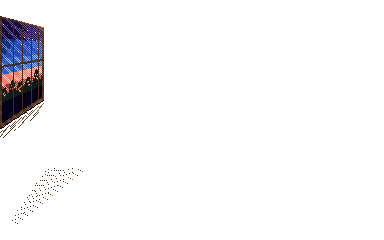
#> input picture room_design_layers/objects/bg__001_教室の窓.png, 384 x 240 px, given in place of sign_design_s.png, which was not available
$ python make_room_m.py
#> lines starting #> are read from the running program, lines starting #| are printed output that depends on the picture; pictures that were not available may be replaced by others from this repository, and a replacement may not be noted
# -*- coding: utf-8 -*-
"""スマホ(縦画面)用の TOP の部屋 room_m.png を組み立てる。

方針:
 ・PC版の部屋(room.png)で描いた家具や小物は、プロップ単位の切り出し
   (room_layers/objects/*.png・陰影込み)をそのまま等倍で使う。絵の質を落とさない
 ・縦画面に合わせて「奥壁を正面から見る」構図に組み替える。
   上から: ガーランド / ギャラリー+楕円窓 / 時計・Spookの額・本棚(絵本・本・鉢植え) /
   看板(戸口のすぐ上) / デザイン室・編集室の戸口+カウンター(COMPANYモニタ) /
   床(ジュークボックス・ポスト・二人)
 ・壁と床はこのスクリプトで同じパレットで描き直す(縦横比が違うので流用できない)
 ・置き場所は DEFAULT にあり、配置ツール(layout.html)が保存した layout.json の
   "mobile" があればそれで上書きする(GitHub 上でも同じように動く)
 ・切り出した部品は props_m/ に保存する。room_layers が無い環境(GitHub)では
   props_m/ から読む。配置ツールも props_m/ の絵を使う
 ・置いた物は全部 PLACED に登録し、重なりを報告する。既定の配置で意図しない
   重なりがあればビルドを失敗させる(池本さんが置いた配置は警告だけ)
 出力: room_m.png / room_m_bare.png / garland_m.png / winbars_m.png / globe_spin_m.png
       / props_m/*.png / room_m.json
"""
import glob
import hashlib
import io
import json
import math
import os
import re
import sys

from PIL import Image, ImageDraw

WEB = os.path.dirname(os.path.abspath(__file__))
OBJ = os.path.join(WEB, "room_layers", "objects")
PROPS = os.path.join(WEB, "props_m")
HAVE_LAYERS = os.path.isdir(OBJ) and not os.environ.get("PATTI_NO_LAYERS")   # 検証用: GitHub と同じ条件で回す
LAYOUT_PATH = os.environ.get("PATTI_LAYOUT") or os.path.join(WEB, "layout.json")
W, H = 216, 480

P = {
 'ink':  (4, 2, 26),
 'n0': (0, 1, 43),  'n1': (0, 1, 57),  'n2': (1, 32, 68),  'n3': (2, 39, 74),  'n4': (10, 53, 96),
 'q0': (22, 9, 58), 'q1': (40, 11, 76), 'q2': (52, 16, 89), 'q3': (74, 21, 78), 'q4': (81, 35, 80),
 'q5': (110, 45, 107),
 'm0': (128, 36, 93), 'm1': (171, 37, 95), 'm2': (216, 65, 106), 'm3': (240, 106, 148), 'm4': (255, 159, 190),
 'r0': (92, 10, 44),  'r1': (152, 13, 57),
 'cor2': (253, 176, 140),
 'y1': (252, 200, 0), 'y2': (255, 227, 138),
 'b1': (36, 73, 185),
 'o0': (196, 106, 32), 'o1': (247, 152, 54), 'o2': (255, 214, 140),
}


def C(c):
    return P[c] + (255,)


class Canvas(object):
    """ドット絵を描く先。部屋そのものにも、部品(戸口+看板)にも使う。"""

    def __init__(self, img):
        self.im = img
        self.d = ImageDraw.Draw(img)
        self.w, self.h = img.size
#> self.w = 216; self.h = 480

    def R(self, x, y, w, h, c):
        if w <= 0 or h <= 0:
            return
        self.d.rectangle([x, y, x + w - 1, y + h - 1], fill=C(c))

    def PXL(self, x, y, c):
        if 0 <= x < self.w and 0 <= y < self.h:
            self.d.point((x, y), fill=C(c))

    def DI(self, x, y, w, h, a, b, ph=0):
        for yy in range(y, y + h):
            for xx in range(x, x + w):
                self.PXL(xx, yy, a if (xx + yy + ph) % 2 == 0 else b)


room = Canvas(Image.new("RGBA", (W, H), (0, 0, 0, 255)))
R, PXL, DI = room.R, room.PXL, room.DI
im = room.im
PLACED = []                      # (名前, x, y, w, h) — 重なり検査用


# ═══════════ 部品の読み込み(room_layers から切り出す / 無ければ props_m から) ═══════════
def _cut(prefix):
    """部品を名前で探す(例 "props__*_ペン立て")。番号は部屋の物を足し引きするとずれるので使わない。"""
    fs = glob.glob(os.path.join(OBJ, prefix + ".png"))
    assert len(fs) == 1, prefix + " が1つに決まらない: %r" % fs
    s = Image.open(fs[0]).convert("RGBA")
    return s.crop(s.getchannel("A").getbbox())


def part(pid, prefix, fix=None):
    """部品を返す。room_layers があれば切り出して props_m/ に保存、無ければ props_m/ を読む。"""
    path = os.path.join(PROPS, pid + ".png")
    if HAVE_LAYERS:
        s = _cut(prefix)
        if fix:
            s = fix(s)
        os.makedirs(PROPS, exist_ok=True)
        s.save(path)
        return s
    if not os.path.exists(path):
        sys.exit("部品がありません: " + path + " (room_layers のある PC で一度ビルドしてください)")
    return Image.open(path).convert("RGBA")


def save_unit(pid, img):
    os.makedirs(PROPS, exist_ok=True)
    img.save(os.path.join(PROPS, pid + ".png"))


# [5 lines left out: function put, not called in this run]


def mark(name, x, y, w, h):
    PLACED.append((name, x, y, w, h))
    return (x, y, w, h)


# ═══════════ 置き場所(既定)。配置ツールの layout.json "mobile" で上書きできる ═══════════
DEFAULT = {
    'gallery': (8, 24),   'window': (116, 24), 'clock': (6, 88),    'spook': (42, 190),
    'shelf': (90, 98),    'doorL': (0, 129),   'doorR': (170, 129),
    'counter': (42, 200), 'globe': (185, 98),  'monitor': (63, 158), 'keyboard': (100, 201),
    'pen': (165, 185),    'jukebox': (0, 213), 'post': (176, 216),
    'mayu': (60, 230),    'patti': (126, 240),
}
SCALE = {'mayu': 0.75, 'patti': 0.75}
WALK = 10                                            # パッチは置いた所から右へこれだけ歩く
MAYU_W, MAYU_H, PATTI_W, PATTI_H = 76, 58, 36, 48    # 二人のコマの大きさ(等倍)
NAMES = {
    'gallery': 'ギャラリーのかべ', 'window': 'まど', 'clock': 'かけ時計', 'spook': 'AIの映写機（カウンターの上。上でホログラムが回ります）',
    'shelf': '本棚（絵本・本・鉢植え）', 'doorL': 'デザイン室の戸口（横にだけ動きます）',
    'doorR': '編集室の戸口（横にだけ動きます）', 'counter': 'カウンター', 'globe': '地球儀',
    'monitor': 'COMPANYのパソコン', 'keyboard': 'キーボード', 'pen': 'ペン立て',
    'jukebox': 'ジュークボックス', 'post': 'ポスト', 'mayu': 'マユちゃん',
    'patti': 'パッチ（ここから右へ%dドット歩きます）' % WALK,
}
ORDER = ['gallery', 'window', 'clock', 'spook', 'shelf', 'doorL', 'doorR', 'counter', 'globe',
         'monitor', 'keyboard', 'pen', 'jukebox', 'post', 'mayu', 'patti']
LOCK_Y = {'doorL', 'doorR'}                          # 戸口は床に立つので縦には動かさない

POS = dict(DEFAULT)
SCALE0 = dict(SCALE)


def _read_items(path, key):
    """配置の配列を読む。無ければ None。壊れていても落とさない。"""
#> called with path = 'layout.json', key = 'mobile'
    try:
        v = json.load(io.open(path, encoding="utf-8")).get(key)
#> (reads layout.json from the repository)
    except Exception:
        return None
    if v is not None and not isinstance(v, list):
        print('注意: %s の "%s" が配列ではないので無視します' % (os.path.basename(path), key))
        return None
    return v


# 置き場所の出どころ: layout.json の "mobile" → 無ければ前回の room_m.json(いま公開されている配置のまま)
# → それも無ければ DEFAULT。PATTI_DEFAULT=1 なら必ず DEFAULT(検証用)
_lay, SRC = None, "既定"
if not os.environ.get("PATTI_DEFAULT"):
    _lay = _read_items(LAYOUT_PATH, "mobile")
    SRC = 'layout.json の "mobile"'
    if _lay is None:
        _lay = _read_items(os.path.join(WEB, "room_m.json"), "tool")
        SRC = "前回の room_m.json(いまの配置のまま)"
if _lay:
    for o in _lay:
        try:                                      # 全部そろって読めた項目だけ採用する
            k = o.get("id")
            if k not in POS:
                continue
            x, y = int(round(float(o["x"]))), int(round(float(o["y"])))
            s_ = None
            if k in SCALE and o.get("s") is not None:
                s_ = max(0.4, min(1.6, float(o["s"])))
        except (AttributeError, KeyError, TypeError, ValueError) as e:
            print("注意: 配置の項目 %r が読めないので既定の位置にします (%s)" % (o, e))
            continue
        if k in LOCK_Y:
            y = DEFAULT[k][1]
        POS[k] = (x, y)
        if s_ is not None:
            SCALE[k] = s_
    print("%s を使う(%d 件)" % (SRC, len(_lay)))
CUSTOM = (POS != DEFAULT) or (SCALE != SCALE0)   # 池本さんの配置かどうか(重なりは警告だけにする)


# ═══════════ 壁と床(PC版と同じパレット・同じ作法) ═══════════
WALL0, WALL1 = 10, 214                              # 奥壁の範囲(下端で床と見切る)
R(0, 0, W, H, 'n2')
# 天井
R(0, 0, W, 8, 'ink')
R(0, 5, W, 1, 'q1')
R(0, 8, W, 2, 'q0')
for x in range(4, W, 24):
    PXL(x, 3, 'r1'); PXL(x + 1, 3, 'r1')
# 奥壁: 上が明るく、下へ多段で落ちる
R(0, WALL0, W, 30, 'n3')
DI(0, 26, W, 6, 'n4', 'n3', 1)
DI(0, 40, W, 12, 'n3', 'n2')
R(0, 52, W, 84, 'n2')
DI(0, 136, W, 12, 'n2', 'n1')
R(0, 148, W, WALL1 - 148, 'n1')
DI(0, 200, W, WALL1 - 200, 'n1', 'n0')
R(0, WALL1, W, 4, 'ink')                             # 壁と床の見切り
R(0, WALL1 + 4, W, 2, 'q0')

# 床: 手前ほど広がる板。継ぎ目はマゼンタに光る(PC版と同じ流儀)
FL0 = WALL1 + 6
R(0, FL0, W, H - FL0, 'q1')
R(0, FL0, W, 3, 'q0')
SEAMS = [232, 248, 266, 286, 308, 332, 358, 386, 416, 448]
for i, y in enumerate(SEAMS):
    R(0, y, W, 1, 'm0')
    for x in range(0, W, 16):
        PXL(x + (i * 5) % 16, y + 1, 'm1')
VPX, VPY = W / 2.0, 140.0                            # 消失点(奥壁の中ほど)
for k in range(-4, 5):                               # 縦の継ぎ目は消失点へ向かう
    xb = VPX + k * 44
    for yy in range(FL0, H):
        t = (yy - VPY) / (H - VPY)
        xx = int(VPX + (xb - VPX) * t + 0.5)
        if 0 <= xx < W and yy not in SEAMS:
            PXL(xx, yy, 'q0')
for bi in range(len(SEAMS) - 1):                     # 板ごとのトーン差
    if bi % 2 == 0:
        for yy in range(SEAMS[bi] + 2, SEAMS[bi + 1] - 2):
            for xx in range(W):
                if (xx + yy + bi) % 6 == 0:
                    PXL(xx, yy, 'q2')
for x, y in [(30, 240), (150, 256), (90, 276), (180, 296), (60, 318), (140, 344), (40, 372), (170, 402), (100, 434)]:
    R(x, y, 3, 1, 'q0')
for sx in range(24, W - 16, 24):
    PXL(sx, 244, 'm1'); PXL(sx + 12, 262, 'm0')
DI(0, 462, W, 8, 'q1', 'q0')
DI(0, 470, W, 10, 'q0', 'ink')

# 配置ツール用: 何も置いていない部屋
BARE = im.copy()
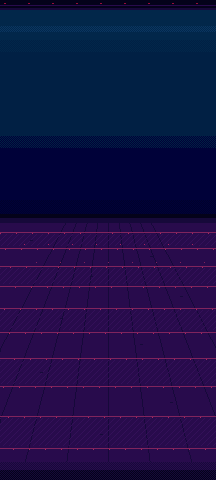
#> BARE: PIL image 216x480 RGBA; mean R, G, B, A 23.8, 16.2, 69.6, 255


# ═══════════ 戸口+看板(1つの部品として描く。看板は戸口のすぐ上、まぐさに直に乗る) ═══════════
SIGN_W, SIGN_H = 45, 16
DOOR_W, DOOR_H = 30, 62
DOOR_DX = 7                                          # 部品の左端から戸口の開口まで
DOOR_DY = SIGN_H + 4                                 # 看板の下 = まぐさ(2px)+枠(2px)
UNIT_H = DOOR_DY + DOOR_H + 3                        # 敷居とインク線まで


def door_unit(warm, textfile):
    u = Canvas(Image.new("RGBA", (SIGN_W, UNIT_H), (0, 0, 0, 0)))
#> in __init__ (call 2), `self.im = img`: self.im: PIL image 45x85 RGBA; every value is 0
    x, y, w, h = DOOR_DX, DOOR_DY, DOOR_W, DOOR_H
    u.R(x - 2, y - 2, w + 4, h + 3, 'q3')            # 枠
    u.R(x - 2, y - 2, w + 4, 1, 'q4')
    u.R(x - 2, y - 2, 1, h + 3, 'q5')
    u.R(x, y, w, h, 'ink')                           # 開口
    a, b, c = ('r0', 'o0', 'o1') if warm else ('m0', 'm2', 'm3')
    u.DI(x + 1, y + 1, w - 2, h // 3, 'q0', a)       # 奥は暗い
    u.DI(x + 1, y + 1 + h // 3, w - 2, h // 3, a, b)  # 中ほどから明るい
    u.DI(x + 1, y + 1 + 2 * (h // 3), w - 2, h - 2 * (h // 3) - 1, b, c)
    u.R(x + 1, y + h - 5, w - 2, 4, c)               # 足元は光でいっぱい
    for yy in range(y + 1 + h // 3, y + h - 5):      # 奥の廊下の明かりが縦に差す
        if (yy - y) % 2 == 0:
            u.PXL(x + w // 2, yy, c); u.PXL(x + w // 2 - 1, yy, c)
    u.R(x - 2, y - 4, w + 4, 2, 'q4')                # まぐさ(上枠)
    u.R(x - 2, y - 4, w + 4, 1, 'q5')
    u.R(x, y + h, w, 2, 'q3')                        # 敷居
    u.R(x, y + h + 2, w, 1, 'ink')
    # 看板(札)。戸口(枠込み)の中心に合わせる: 枠 x-2..x+w+2 の中心 = 22, 札の中心 = 22.5
    u.R(0, 0, SIGN_W, SIGN_H, 'q0')
    u.R(0, 0, SIGN_W, 1, 'q4'); u.R(0, 0, 1, SIGN_H, 'q4')
    u.R(0, SIGN_H - 1, SIGN_W, 1, 'ink'); u.R(SIGN_W - 1, 0, 1, SIGN_H, 'ink')
    t = Image.open(os.path.join(WEB, textfile)).convert("RGBA")
#> t is the input picture: PIL image 384x240 RGBA; mean R, G, B, A 62.6, 51.8, 43.4, 12.1
    u.im.alpha_composite(t, ((SIGN_W - t.size[0]) // 2, (SIGN_H - t.size[1]) // 2))
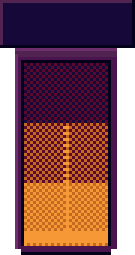
#> u.im: PIL image 45x85 RGBA (shown 3 times larger); mean R, G, B, A 79.5, 36.4, 42, 203.9; transparent parts drawn white
    return u.im


HOT = {}
DOOR_Y = DEFAULT['doorL'][1] + DOOR_DY               # = 149。敷居の下端が壁と床の見切りに乗る
assert DOOR_Y + DOOR_H + 3 == WALL1, "戸口の足元が見切りに乗っていない"
SIGN = {}
DOOR_UNITS = {}
for key, warm, tf in (('doorL', True, "sign_design_s.png"), ('doorR', False, "sign_hensyu_s.png")):
    DOOR_UNITS[key] = door_unit(warm, tf)
    save_unit(key, DOOR_UNITS[key])
#> pass 2 of the loop `for key, warm, tf in (('doorL', True, "sign_design_s.png"), ('doorR', ..`:
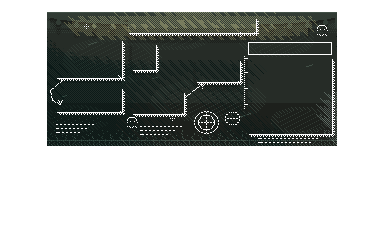
#> input picture room_design_layers/objects/bg__001_黒板.png, 384 x 240 px, given in place of sign_hensyu_s.png, which was not available
#> in door_unit, t is the input picture: PIL image 384x240 RGBA; mean R, G, B, A 37.3, 28.6, 54.6, 102.3
#> in door_unit (call 2), `u.im.alpha_composite(t, ((SIGN_W - t.size[0]) // 2, (SIGN_H - t.size[1..`:
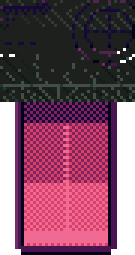
#> u.im: PIL image 45x85 RGBA (shown 3 times larger); mean R, G, B, A 83.2, 38.4, 59.3, 216.5; transparent parts drawn white

# ═══════════ 部品(PC版の切り出しを等倍で) ═══════════
if not HAVE_LAYERS:                                  # 足りない部品は最初に全部並べて止める
    _need = ['gallery', 'window', 'clock', 'spook', 'globe', 'monitor', 'keyboard', 'pen', 'jukebox', 'post',
             'shelf_raw', 'books', 'ehon', 'plant', 'counter_raw']
    _miss = [p for p in _need if not os.path.exists(os.path.join(PROPS, p + ".png"))]
    if _miss:
        sys.exit("部品がありません: props_m/{%s}.png (room_layers のある PC で一度ビルドしてコミットしてください)"
                 % ",".join(_miss))
# ガーランド(3コマ)。room には1コマ目、動くぶんは garland_m.png へ
g = Image.open(os.path.join(WEB, "garland.png")).convert("RGBA")
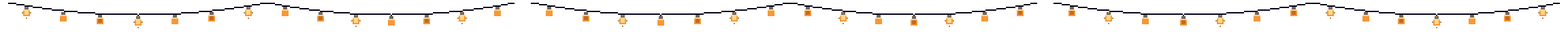
#> input picture garland.png, 1152 x 26 px (shown 2 times larger)
#> g is the input picture: PIL image 1152x26 RGBA; mean R, G, B, A 9.9, 7, 4.6, 20.9
GX0, GW = 84, W
gm = Image.new("RGBA", (GW * 3, 26), (0, 0, 0, 0))
#> gm: PIL image 648x26 RGBA; every value is 0
for f in range(3):
    gm.alpha_composite(g.crop((f * 384 + GX0, 0, f * 384 + GX0 + GW, 26)), (f * GW, 0))
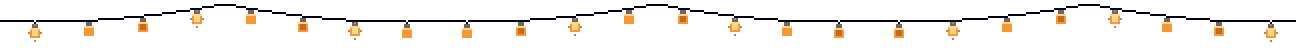
#> gm: PIL image 648x26 RGBA (shown 2 times larger); mean R, G, B, A 10, 7.1, 4.7, 21.4; transparent parts drawn white
gm.save(os.path.join(WEB, "garland_m.png"))
GARLAND_Y = 4
im.alpha_composite(gm.crop((0, 0, GW, 26)), (0, GARLAND_Y))
BARE.alpha_composite(gm.crop((0, 0, GW, 26)), (0, GARLAND_Y))


# [15 lines left out: function clean_window, not called in this run]


AI_HOT = (28, 42)                                    # ホログラムが回る所(レンズの上)。押せる範囲に足す


SPR = {
    'gallery': part('gallery', "props__*_額縁の壁(ギャラリー)"),
    'window': part('window', "window__*_楕円窓", clean_window),
    'clock': part('clock', "furniture__*_掛け時計"),
    'spook': part('spook', "props__*_AIの映写機"),          # 脚の行がカウンターの天板に重なる
    'globe': part('globe', "furniture__*_地球儀"),
    'monitor': part('monitor', "furniture__*_COMPANYモニタ"),
    'keyboard': part('keyboard', "furniture__*_キーボード"),
    'pen': part('pen', "props__*_ペン立て"),
    'jukebox': part('jukebox', "furniture__*_ジュークボックス"),
    'post': part('post', "props__*_赤いポスト"),
}
#> (the run stopped early here; a loop or call above may not have finished)
